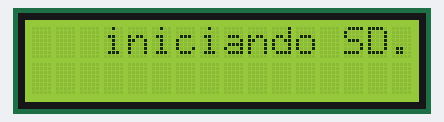
The sketch below on a simulated Arduino Uno, built with avr-gcc and run on an emulated ATmega328P. Shown: 16×2 character LCD.

Above: at 0.1 s.
At 0.6 s:
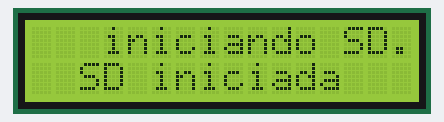
At 1.6 s:
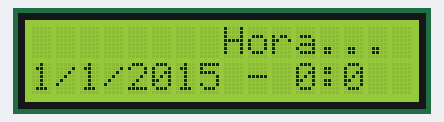

Measured:
- what the display in image 1 shows lasts 0.5 s, from 0.6 s to 1.1 s

The sketch:

LCD.ino
```cpp
//por: Julian Galvez Serna

// ----------- libreria display lcd -----------
#include <LiquidCrystal.h>               // cargo la libreria
LiquidCrystal lcd(9, 8, 7, 6, 5, 4);    // monto el display
/* LCD RS pin to digital pin 51
 * LCD Enable pein to digital pin 50
 * LCD D4 pin to digital pin 36
 * LCD D5 pin to digital pin 38
 * LCD D6 pin to digital pin 40
 * LCD D7 pin to digital pin 42
 * LCD R/W pin to ground
 * 10K resistor:
 * ends to +5V and ground
 * wiper to LCD VO pin (pin 3)
 */

// ----------- libreria sd -----------
//#include <SD.h> // libreria para el manejo de SD
 /* SD card attached to SPI bus as follows:
 ** MOSI - pin 11
 ** MISO - pin 12
 ** CLK - pin 13
 ** CS - pin 8
 */
//const int chipSelect = 8; // especifico para el arduino 1 y sd shield spark_fun
//String datos = "";
//int sensor = 0;
//File archivo;

// ----------- libreria tiempo -----------
 #include <Time.h>
 // hour();, minute();, second();, weekday();, day();, monthShortStr(month());, year();.

// ----------- pulsadores de control -----------
/*const int bot1 = 3;     // seleccionar
const int bot2 = 3;     // aumentar

boolean bot1e;     // estado seleccionar
boolean bot2e;     // estado aumentar
*/
// ----------- varialbles menu -----------
//  # archivo / # de canales / ajustar reloj / iniciar captura
int menu = 0;  // (0-3) variable de estado de menu
int numa = 0;  // (0-x) numero de data_# dondse se guardan los datos
int numc = 0;  // (0-5) numero de canales a muestrear

int ho = 0;   // hora
int mi = 0;   // minuto
int di = 0;   // dia
int me = 0;   // mes
int an = 0;  // año
int con = 0;  // contador de ingreso de datos
////////////////////////////////////// configuraciones iniciales //////////////////////////////////////

void setup(){
  //--------------configuro el tiempo-------------------------

    setTime(0,0,0,1,1,15);                          // hora, minutos, segundos, dia, mes, añó.

  // inicializo diplay lcd 16x2
  lcd.begin(16, 2);
  lcd.print("   iniciando SD... ");
  lcd.setCursor(0, 1);
  delay(500);
  //---------------conecto con la SD-------------------------
//  pinMode(8, OUTPUT);
//  // inicializo la SD
//  if (!SD.begin(chipSelect)) {
//    lcd.print("  SD mala/sin  ");
//    delay(500);
//    setup();
//  }
  lcd.print("  SD iniciada  ");
  delay(500);
  lcd.clear();
}
////////////////////////////////////// programa principal //////////////////////////////////////
void loop(){
  delay(500);
  lcd.setCursor(0, 0);
  lcd.print("        Hora...    ");
  lcd.setCursor(0, 1);
  lcd.print(String(day())+"/"+String(month())+"/"+String(year())+" - "+String(hour())+":"+String(minute())+"     ");
  /*
  switch (menu) {
   case 0:
      lcd.setCursor(0, 0);
      lcd.print("   # archivo    ");
   break;
   case 1:
      lcd.setCursor(0, 0);
      lcd.print("  # de canales  ");
   break;
   case 2:
      lcd.setCursor(0, 0);
      lcd.print("  ajustar reloj ");
   break;
   default:
      lcd.setCursor(0, 0);
      lcd.print(" iniciar captura");
}
  // leo los pulsadores
  bot1e = digitalRead(bot1);
  bot2e = digitalRead(bot2);
  // muestro el menu de toma de datos
  if (!bot1e){
    lcd.clear();
    bot1e = 1; // aseguro que se ingrese al while
    delay(500);
    switch (menu) {
      case 0:
        lcd.setCursor(0, 0);
        lcd.print("   # archivo    ");
        lcd.setCursor(0, 1);
        lcd.print("#: "+ String(numa));
        // mientras que no se presione de nuevo seleccion
        while(bot1e){
          // espero que se presione aumentar
          bot2e = digitalRead(bot2);
          if (!bot2e){
            numa = numa + 1;
            lcd.setCursor(0, 1);
            lcd.print("#: "+ String(numa));
            delay(200);
          }
          bot1e = digitalRead(bot1);
        }
        lcd.clear();
        delay(500); // espero antirrebote
      break;
      case 1:
        lcd.setCursor(0, 0);
        lcd.print("  # de canales  ");
        lcd.setCursor(0, 1);
        lcd.print("#: "+ String(numc));
        // mientras que no se presione de nuevo seleccion
        while(bot1e){
          // espero que se presione aumentar
          bot2e = digitalRead(bot2);
          if (!bot2e){
            numc = (numc+1)%6;
            lcd.setCursor(0, 1);
            lcd.print("#: "+ String(numc));
            delay(200);
          }
          bot1e = digitalRead(bot1);
        }
        lcd.clear();
        delay(500); // espero antirrebote
      break;
      case 2:
        lcd.setCursor(0, 0);
        lcd.print("ajustar reloj: ");
        lcd.setCursor(0, 1);
        lcd.print(String(day())+"/"+String(month())+"/"+String(year())+" - "+String(hour())+":"+String(minute()));
        // mientras que no se presione de nuevo seleccion
        con = 0;
        while(con < 5){
          // espero que se presione aumentar
          bot2e = digitalRead(bot2);
          if (!bot2e){
            lcd.setCursor(14,0);
            switch (con) {
               case 0:  di = (di)%31+1;
               lcd.print("di");
               break;
               case 1:  me = (me)%12+1;
               lcd.print("me");
               break;
               case 2:  an = (an+1)%7;
               lcd.print("an");
               break;
               case 3:  ho = (ho+1)%24;
               lcd.print("ho");
               break;
               default: mi = (mi+1)%60;
               lcd.print("mi");
            }
            // se pone el tiempo actual
            setTime(ho,mi,0,di,me,an+14);
            lcd.setCursor(0, 1);
            lcd.print(String(day())+"/"+String(month())+"/"+String(year())+" - "+String(hour())+":"+String(minute())+"     ");
            delay(200);
          }
          bot1e = digitalRead(bot1);
          // cuento el numero de veces que se presiona seleccionar
          if (!bot1e){
            con = con+1;
            delay(200);
          }
        } // fin while
        lcd.clear();
        delay(500); // espero antirrebote
      break;
      default:
        // while programa principal
        while(bot1e){
          lcd.setCursor(0, 0);
          lcd.print(" "+String(day())+"/"+String(month())+"/"+String(year())+" - "+String(hour())+":"+String(minute())+":"+String(second()));
          lcd.setCursor(0, 1);
          lcd.print("tomando datos...");

          // abro el archivo
          String narchi = "datos_";
          narchi.concat(numa);
          narchi.concat(".txt");
          char nombre[narchi.length()+1];
          narchi.toCharArray(nombre, sizeof(nombre));
          //archivo = SD.open(nombre, FILE_WRITE);

          //---------------------------cargo los datos-------------------------
          //datos = (String(day())+"/"+String(month())+"/"+String(year())+" - "+String(hour())+":"+String(minute())+":"+String(second())+ "\t");
//          for (int ana = 0; ana <= numc; ana++){
//            sensor = analogRead(ana);
//            datos += String(sensor);
//            if (ana < numc){datos += ",";}
//          }

          //----------------preparo el archivo para los datos-------------------
//          if (archivo){
//            // si el dato es correcto, escribo en él
//            archivo.println(datos);               // escribo
//            datos = "";A
//            lcd.setCursor(0, 1);
//            lcd.print(" guardando datos...");
//          }else{
//            archivo.close();                      // cierro el archivo
//            archivo = SD.open(nombre, FILE_WRITE);
//          }
//          archivo.close();
          delay(100);
          lcd.setCursor(0, 1);
          lcd.print(" guardando datos . ");
          // fin guardado en sd
        } // fin while lectura de datos
        lcd.clear();
        delay(500); // espero antirrebote
      }
}
  // me muevo a traves del menu
  if (!bot2e){
    menu = (menu+1)%4;
    delay(500);
  }
  */
}// fin void loop
```
